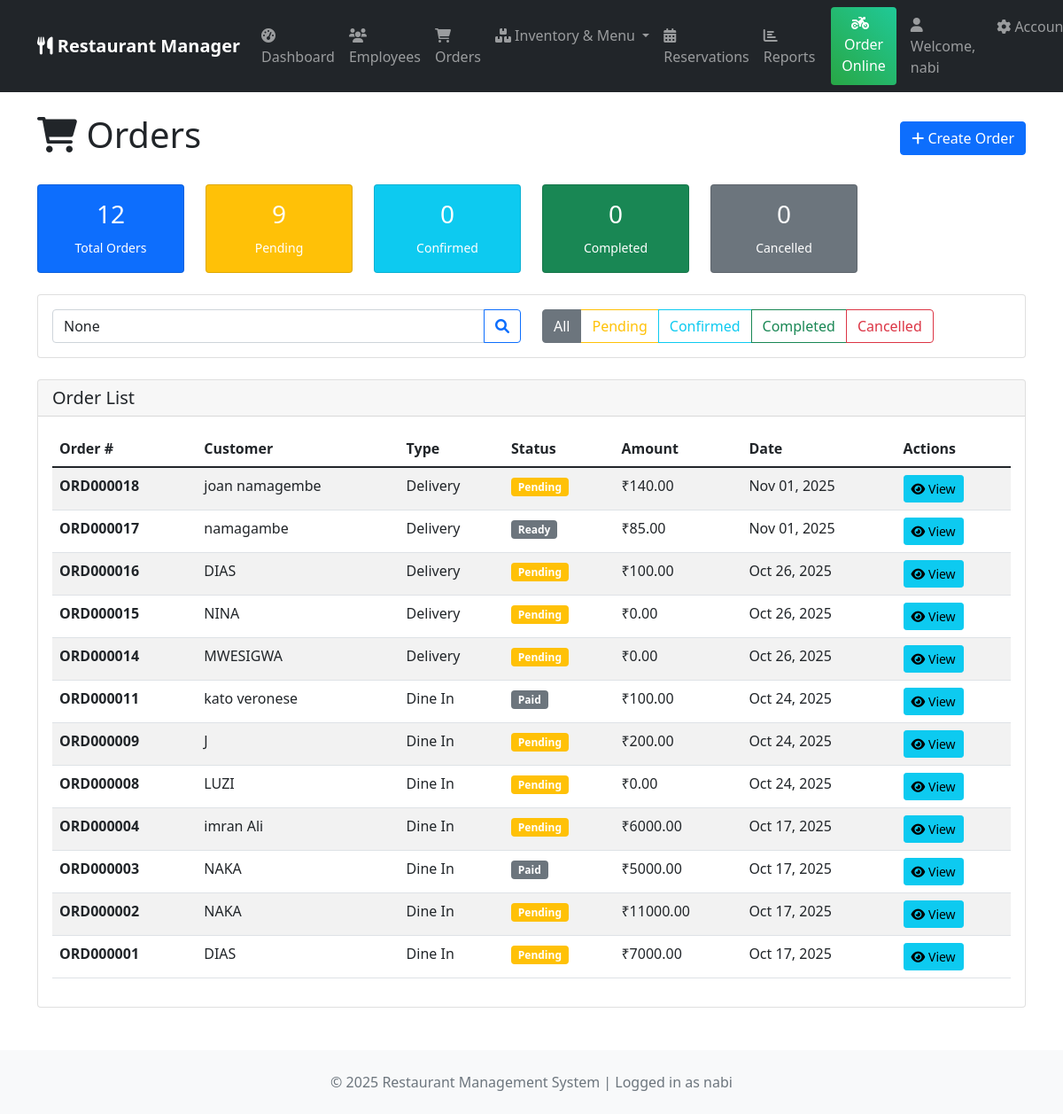
Page /orders/ (signed in) on the committed database.
### orders/models.py (models this page shows, shortened)
class Order(models.Model):
    ORDER_STATUS = [
        ('pending', 'Pending'),
        ('confirmed', 'Confirmed'),
        ('preparing', 'Preparing'),
        ('ready', 'Ready'),
        ('served', 'Served'),
        ('cancelled', 'Cancelled'),
        ('paid', 'Paid'),
    ]
    ORDER_TYPES = [
        ('dine_in', 'Dine In'),
        ('takeaway', 'Takeaway'),
        ('delivery', 'Delivery'),
    ]
    order_number = models.CharField(max_length=20, unique=True)
    customer = models.ForeignKey(Customer, on_delete=models.CASCADE, related_name='orders')
    order_type = models.CharField(max_length=20, choices=ORDER_TYPES)
    status = models.CharField(max_length=20, choices=ORDER_STATUS, default='pending')
    table_number = models.PositiveIntegerField(null=True, blank=True)
    waiter = models.ForeignKey(Employee, on_delete=models.SET_NULL, null=True, blank=True)
    created_at = models.DateTimeField(auto_now_add=True)
    updated_at = models.DateTimeField(auto_now=True)
    total_amount = models.DecimalField(max_digits=10, decimal_places=2, default=0, validators=[MinValueValidator(0)])
    notes = models.TextField(blank=True)
    branch = models.ForeignKey(Branch, on_delete=models.CASCADE, null=True, blank=True)
    delivery_address = models.TextField(blank=True, null=True)
    customer_phone = models.CharField(max_length=20, blank=True)
    customer_email = models.EmailField(blank=True)

### core/models.py (models this page shows, shortened)
class Customer(models.Model):
    name = models.CharField(max_length=100)
    phone = models.CharField(max_length=20)
    email = models.EmailField(blank=True, null=True)
    address = models.TextField(blank=True, null=True)
    created_at = models.DateTimeField(auto_now_add=True)
    preferred_branch = models.ForeignKey(Branch, on_delete=models.SET_NULL, null=True, blank=True)
    def orders_count(self):
        return self.order_set.count()
    orders_count.short_description = 'Total Orders'

### orders/views.py (the view)
# urls.py: path('', views.order_list, name='order_list'),
@login_required
def order_list(request):
    branch_id = request.GET.get('branch')
    selected_branch = None
    is_admin = request.user.is_superuser or request.user.is_staff
    if is_admin:
        branches = Branch.objects.filter(is_active=True)
        if branch_id:
            selected_branch = get_object_or_404(Branch, id=branch_id)
            orders = Order.objects.filter(branch=selected_branch)
        else:
            orders = Order.objects.all()
    else:
        user_branch = None
        if hasattr(request.user, 'employee'):
            user_branch = request.user.employee.branch
        if user_branch:
            selected_branch = user_branch
            branches = Branch.objects.filter(id=user_branch.id)
            orders = Order.objects.filter(branch=user_branch)
        else:
            messages.error(request, "You are not assigned to any branch.")
            return redirect('core:dashboard')
    orders = orders.order_by('-created_at')
    status_filter = request.GET.get('status')
    if status_filter:
        orders = orders.filter(status=status_filter)
    search_query = request.GET.get('search')
    if search_query:
        orders = orders.filter(
            Q(order_number__icontains=search_query) |
            Q(customer__name__icontains=search_query) |
            Q(customer__phone__icontains=search_query)
        )
    total_orders = orders.count()
    pending_orders = orders.filter(status='pending').count()
    confirmed_orders = orders.filter(status='confirmed').count()
    completed_orders = orders.filter(status='completed').count()
    cancelled_orders = orders.filter(status='cancelled').count()
    context = {
        'orders': orders,
        'status_choices': Order.ORDER_STATUS,
        'is_admin': is_admin,
        'branches': branches if is_admin else [],
        'selected_branch': selected_branch,
        'status_filter': status_filter,
        'search_query': search_query,
        'total_orders': total_orders,
        'pending_orders': pending_orders,
        'confirmed_orders': confirmed_orders,
        'completed_orders': completed_orders,
        'cancelled_orders': cancelled_orders,
    }
    return render(request, 'orders/order_list.html', context)

### core/context_processors.py (called while the page is built)
def restaurant_info(request):
    try:
        restaurant = Restaurant.objects.first()
    except:
        restaurant = None
    return {
        'restaurant': restaurant
    }

### templates/orders/order_list.html (shortened to what this page needs)
{% extends 'base.html' %}
{% block content %}
<div class="d-flex justify-content-between align-items-center mb-4">
    <div>
        <h1>
            {% if is_admin %}
                <i class="fas fa-shopping-cart"></i>
                {% if selected_branch %}
                    {{ selected_branch.name }} Orders
                {% else %}
                    All Orders
                {% endif %}
            {% else %}
                <i class="fas fa-shopping-cart"></i> Orders
            {% endif %}
        </h1>
    </div>
    <a href="{% url 'orders:order_create' %}" class="btn btn-primary">
        <i class="fas fa-plus"></i> Create Order
    </a>
</div>
<div class="row mb-4">
    <div class="col-md-2">
        <div class="card bg-primary text-white">
            <div class="card-body text-center">
                <h3>{{ total_orders }}</h3>
                <small>Total Orders</small>
            </div>
        </div>
    </div>
    <div class="col-md-2">
        <div class="card bg-warning text-white">
            <div class="card-body text-center">
                <h3>{{ pending_orders }}</h3>
                <small>Pending</small>
            </div>
        </div>
    </div>
    <div class="col-md-2">
        <div class="card bg-info text-white">
            <div class="card-body text-center">
                <h3>{{ confirmed_orders }}</h3>
                <small>Confirmed</small>
            </div>
        </div>
    </div>
    <div class="col-md-2">
        <div class="card bg-success text-white">
            <div class="card-body text-center">
                <h3>{{ completed_orders }}</h3>
                <small>Completed</small>
            </div>
        </div>
    </div>
    <div class="col-md-2">
        <div class="card bg-secondary text-white">
            <div class="card-body text-center">
                <h3>{{ cancelled_orders }}</h3>
                <small>Cancelled</small>
            </div>
        </div>
    </div>
</div>
<div class="card mb-4">
    <div class="card-body">
        <div class="row">
            <div class="col-md-6">
                <form method="get">
                    <div class="input-group">
                        <input type="text" class="form-control" name="search"
                               placeholder="Search by order number, customer..."
                               value="{{ search_query }}">
                        <button class="btn btn-outline-primary" type="submit">
                            <i class="fas fa-search"></i>
                        </button>
                    </div>
                </form>
            </div>
            <div class="col-md-6">
                <div class="btn-group">
                    <a href="?{% if selected_branch %}branch={{ selected_branch.id }}{% endif %}"
                       class="btn btn-outline-secondary {% if not status_filter %}active{% endif %}">
                        All
                    </a>
                    <a href="?status=pending{% if selected_branch %}&branch={{ selected_branch.id }}{% endif %}"
                       class="btn btn-outline-warning {% if status_filter == 'pending' %}active{% endif %}">
                        Pending
                    </a>
                    <a href="?status=confirmed{% if selected_branch %}&branch={{ selected_branch.id }}{% endif %}"
                       class="btn btn-outline-info {% if status_filter == 'confirmed' %}active{% endif %}">
                        Confirmed
                    </a>
                    <a href="?status=completed{% if selected_branch %}&branch={{ selected_branch.id }}{% endif %}"
                       class="btn btn-outline-success {% if status_filter == 'completed' %}active{% endif %}">
                        Completed
                    </a>
                    <a href="?status=cancelled{% if selected_branch %}&branch={{ selected_branch.id }}{% endif %}"
                       class="btn btn-outline-danger {% if status_filter == 'cancelled' %}active{% endif %}">
                        Cancelled
                    </a>
                </div>
            </div>
        </div>
    </div>
</div>
<div class="card">
    <div class="card-header d-flex justify-content-between align-items-center">
        <h5 class="mb-0">Order List</h5>
    </div>
    <div class="card-body">
        <div class="table-responsive">
            <table class="table table-striped table-hover">
                <thead>
                    <tr>
                        <th>Order #</th>
                        <th>Customer</th>
                        <th>Type</th>
                        <th>Status</th>
                        <th>Amount</th>
                        <th>Date</th>
                        <th>Actions</th>
                    </tr>
                </thead>
                <tbody>
                    {% for order in orders %}
                    <tr>
                        <td><strong>{{ order.order_number }}</strong></td>
                        <td>{{ order.customer.name }}</td>
                        <td>{{ order.get_order_type_display }}</td>
                        <td>
                            <span class="badge bg-{% if order.status == 'pending' %}warning{% elif order.status == 'confirmed' %}info{% elif order.status == 'served' %}success{% else %}secondary{% endif %}">
                                {{ order.get_status_display }}
                            </span>
                        </td>
                        <td>₹{{ order.total_amount }}</td>
                        <td>{{ order.created_at|date:"M d, Y" }}</td>
                        <td>
                            <a href="{% url 'orders:order_detail' order.pk %}" class="btn btn-sm btn-info">
                                <i class="fas fa-eye"></i> View
                            </a>
                        </td>
                    </tr>
                    {% endfor %}
                </tbody>
            </table>
        </div>
    </div>
</div>
{% endblock %}

### templates/base.html (shortened to what this page needs)
<!DOCTYPE html>
<html lang="en">
<head>
    <link href="https://cdn.jsdelivr.net/npm/bootstrap@5.1.3/dist/css/bootstrap.min.css" rel="stylesheet">
    <link href="https://cdnjs.cloudflare.com/ajax/libs/font-awesome/6.0.0/css/all.min.css" rel="stylesheet">
</head>
<body>
    <nav class="navbar navbar-expand-lg navbar-dark bg-dark">
        <div class="container">
            <a class="navbar-brand" href="{% url 'core:dashboard' %}">
                <i class="fas fa-utensils"></i>
                {% if restaurant %}
                    {{ restaurant.name }} Manager
                {% else %}
                    Restaurant Manager
                {% endif %}
            </a>
            <div class="collapse navbar-collapse" id="navbarNav">
                <ul class="navbar-nav me-auto">
                    {% if user.is_authenticated %}
                    <li class="nav-item">
                        <a class="nav-link" href="{% url 'core:dashboard' %}">
                            <i class="fas fa-tachometer-alt"></i> Dashboard
                        </a>
                    </li>
                    <li class="nav-item">
                        <a class="nav-link" href="{% url 'core:employee_list' %}">
                            <i class="fas fa-users"></i> Employees
                        </a>
                    </li>
                    <li class="nav-item">
                        <a class="nav-link" href="{% url 'orders:order_list' %}">
                            <i class="fas fa-shopping-cart"></i> Orders
                        </a>
                    </li>
                    <li class="nav-item dropdown">
                        <a class="nav-link dropdown-toggle" href="#" role="button" data-bs-toggle="dropdown">
                            <i class="fas fa-boxes"></i> Inventory & Menu
                        </a>
                    </li>
                    <li class="nav-item">
                        <a class="nav-link" href="{% url 'reservations:reservation_dashboard' %}">
                            <i class="fas fa-calendar-alt"></i> Reservations
                        </a>
                    </li>
                    <li class="nav-item">
                        <a class="nav-link" href="{% url 'reports:reports_dashboard' %}">
                            <i class="fas fa-chart-bar"></i> Reports
                        </a>
                    </li>
                    {% endif %}
                </ul>
                <div class="navbar-nav">
                    <a class="btn btn-success online-order-btn me-3" href="{% url 'orders:online_order' %}">
                        <i class="fas fa-motorcycle me-2"></i>Order Online
                    </a>
                    {% if user.is_authenticated %}
                        <span class="navbar-text me-3">
                            <i class="fas fa-user"></i> Welcome, {{ user.get_full_name|default:user.username }}
                        </span>
                        <div class="nav-item dropdown">
                            <a class="nav-link dropdown-toggle" href="#" role="button" data-bs-toggle="dropdown">
                                <i class="fas fa-cog"></i> Account
                            </a>
                        </div>
                    {% else %}
                        <a class="nav-link" href="{% url 'login' %}">
                            <i class="fas fa-sign-in-alt"></i> Login
                        </a>
                    {% endif %}
                </div>
            </div>
        </div>
    </nav>
    <div class="container mt-4">
        {% block content %}
        {% endblock %}
    </div>
    <footer class="mt-5 py-4 bg-light">
        <div class="container text-center">
            <p class="text-muted mb-0">
                &copy; {% now "Y" %} Restaurant Management System
                {% if user.is_authenticated %}
                | Logged in as {{ user.username }}
                {% endif %}
            </p>
        </div>
    </footer>
</body>
</html>

### templates/base.html (style rules this page uses)
.navbar-brand { font-weight: 600; }
.navbar-nav .nav-link { padding: 8px 15px; margin: 2px 0; border-radius: 5px; transition: all 0.3s ease; }
.online-order-btn { background: linear-gradient(45deg, #28a745, #20c997); border: none; margin-left: 10px; }

### rows in the picture
Order: order_number "ORD000018", customer.name "joan namagembe", order_type "Delivery", status "Pending", total_amount "140.00", created_at "Nov 01, 2025"
Order: order_number "ORD000017", customer.name "namagambe", order_type "Delivery", status "Ready", total_amount "85.00", created_at "Nov 01, 2025"
Order: order_number "ORD000016", customer.name "DIAS", order_type "Delivery", status "Pending", total_amount "100.00", created_at "Oct 26, 2025"
Order: order_number "ORD000015", customer.name "NINA", order_type "Delivery", status "Pending", total_amount "0.00", created_at "Oct 26, 2025"
Order: order_number "ORD000014", customer.name "MWESIGWA", order_type "Delivery", status "Pending", total_amount "0.00", created_at "Oct 26, 2025"
Order: order_number "ORD000011", customer.name "kato veronese", order_type "Dine In", status "Paid", total_amount "100.00", created_at "Oct 24, 2025"
Order: order_number "ORD000009", customer.name "J", order_type "Dine In", status "Pending", total_amount "200.00", created_at "Oct 24, 2025"
Order: order_number "ORD000008", customer.name "LUZI", order_type "Dine In", status "Pending", total_amount "0.00", created_at "Oct 24, 2025"
Order: order_number "ORD000004", customer.name "imran Ali", order_type "Dine In", status "Pending", total_amount "6000.00", created_at "Oct 17, 2025"
Order: order_number "ORD000003", customer.name "NAKA", order_type "Dine In", status "Paid", total_amount "5000.00", created_at "Oct 17, 2025"
Order: order_number "ORD000002", customer.name "NAKA", order_type "Dine In", status "Pending", total_amount "11000.00", created_at "Oct 17, 2025"
Order: order_number "ORD000001", customer.name "DIAS", order_type "Dine In", status "Pending", total_amount "7000.00", created_at "Oct 17, 2025"

### other values in the picture
{{ user.get_full_name|default:user.username }} "nabi"
{{ total_orders }} "12"
{{ pending_orders }} "9"
{{ confirmed_orders }} "0"
{{ completed_orders }} "0"
{{ cancelled_orders }} "0"
{{ user.username }} "nabi"
